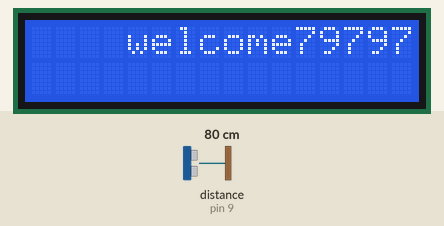
Recording of a sketch running on a simulated Arduino Uno, built with avr-gcc and run on an emulated ATmega328P. Parts: 16×2 character LCD. Wiring (inferred from the names in the program): ultrasonic range finder: trigger pin 8; echo pin 9. The inputs (shaded band) are chosen by the test bench; at power-on: distance to the obstacle (sensor on pin 9) 80 cm. The echo pulse lasts 58.3 µs per cm.

Above: at 3.2 s.
3.3 s: distance to the obstacle (sensor on pin 9) set to 120 cm
At 5.06 s:
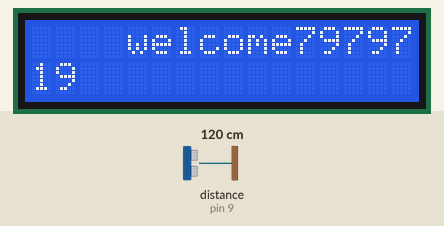
6.3 s: distance to the obstacle (sensor on pin 9) set to 18 cm
9.3 s: distance to the obstacle (sensor on pin 9) set to 2 cm
At 10.4 s:
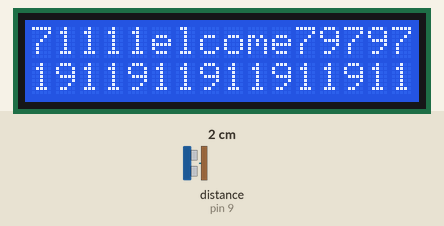
At 14.4 s:
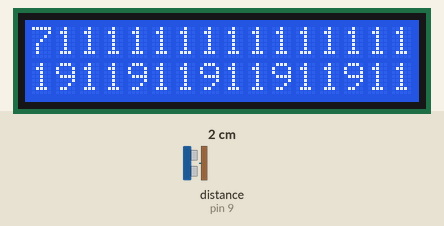
Timing chart, 0 to 15.9 s (numbered marks = the images above; inputs shaded):
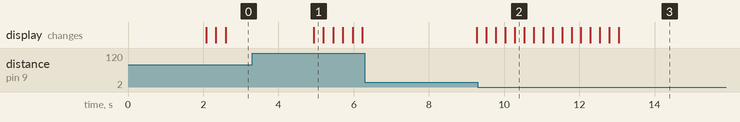

The sketch:

Rover.ino
```cpp
#include <Wire.h>
#include <LiquidCrystal_I2C.h>

LiquidCrystal_I2C lcd(0x27, 16, 2);
#define trigPin 8
#define echoPin 9
#define Buzzer 12

void setup()
{
  pinMode(trigPin, OUTPUT);
  pinMode(echoPin, INPUT);
  lcd.init();
  lcd.backlight();
  lcd.clear();
  lcd.setCursor(4,0);
  lcd.print("welcome");
  delay(2000);

}

void loop()
{
  long duration, distance;
  digitalWrite(trigPin, LOW);
  delayMicroseconds(2);
  digitalWrite(trigPin, HIGH);
  delayMicroseconds(10);
  digitalWrite(trigPin, LOW);
  duration = pulseIn(echoPin, HIGH);

    distance= duration/58.2;

  lcd.print(distance);

  delay(250);


 if (distance < 20 ){
   digitalWrite (13,HIGH);
   digitalWrite(Buzzer, HIGH);
 }
 else
 { digitalWrite (13,LOW);
   digitalWrite(Buzzer,LOW);
 }
}
```
